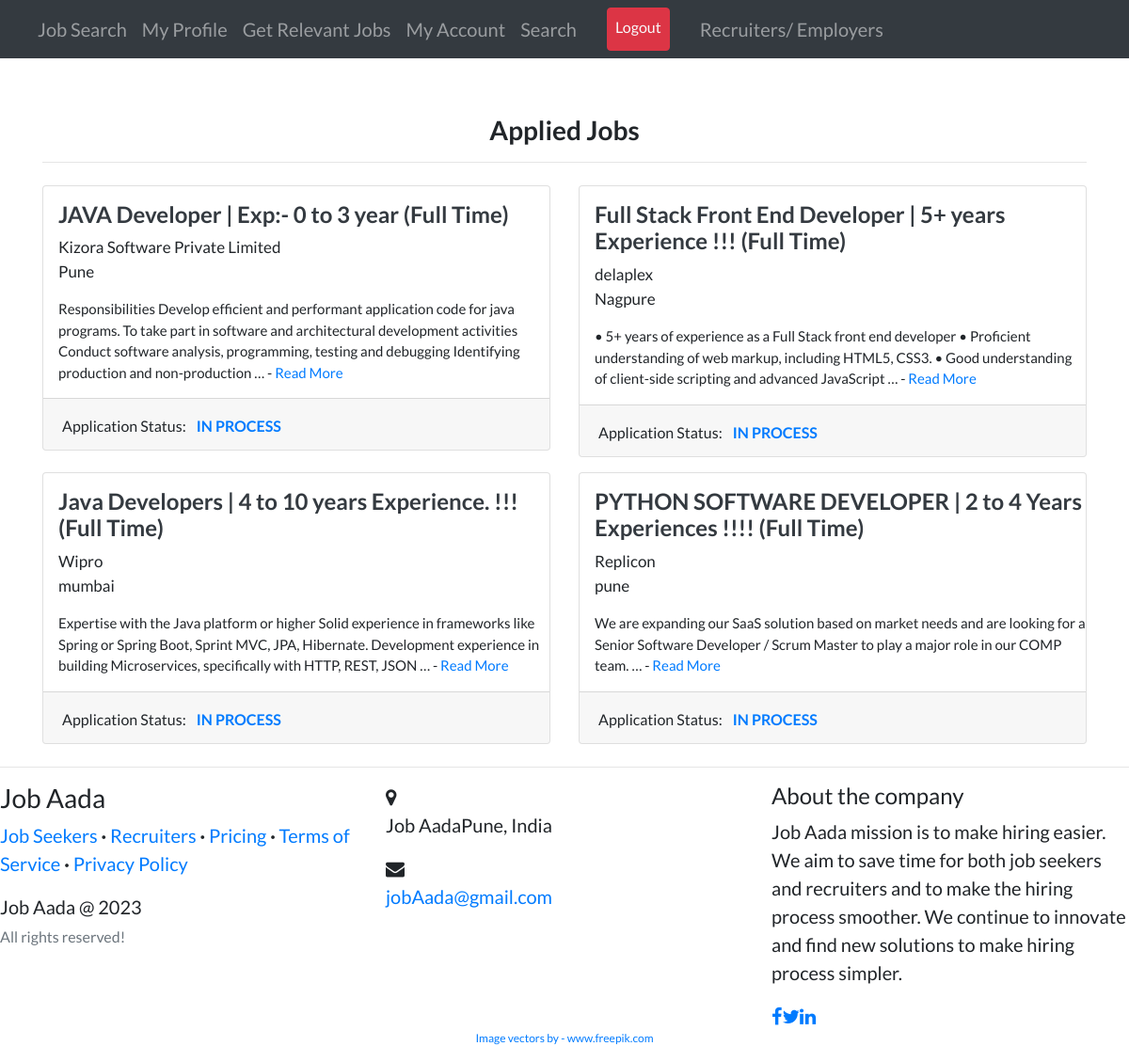
Screenshot of /candidates/applied_job_list/ (signed in) with the database file from the repository.
### candidates/models.py (models this page shows, shortened)
class AppliedJobs(models.Model):
    job = models.ForeignKey(
        Job, related_name='applied_job', on_delete=models.CASCADE)
    user = models.ForeignKey(
        User, related_name='applied_user', on_delete=models.CASCADE)
    date_posted = models.DateTimeField(default=timezone.now)

### recruiter/models.py (models this page shows, shortened)
class Job(models.Model):
    recruiter = models.ForeignKey(
        User, related_name='jobs', on_delete=models.CASCADE)
    title = models.CharField(max_length=255)
    company = models.CharField(max_length=200)
    location = models.CharField(max_length=255)
    description = models.TextField()
    skills_req = models.CharField(max_length=200)
    job_type = models.CharField(
        max_length=30, choices=CHOICES, default='Full Time', null=True)
    link = models.URLField(null=True, blank=True)
    slug = AutoSlugField(populate_from='title', unique=True, null=True)
    date_posted = models.DateTimeField(default=timezone.now)

### candidates/views.py (the view)
# urls.py: path('applied_job_list/', applied_jobs, name='applied-jobs'),
@login_required
def applied_jobs(request):
    jobs = AppliedJobs.objects.filter(
        user=request.user).order_by('-date_posted')
    statuses = []
    for job in jobs:
        if Selected.objects.filter(job=job.job).filter(applicant=request.user).exists():
            statuses.append(0)
        elif Applicants.objects.filter(job=job.job).filter(applicant=request.user).exists():
            statuses.append(1)
        else:
            statuses.append(2)
    zipped = zip(jobs, statuses)
    return render(request, 'candidates/applied_jobs.html', {'zipped': zipped, 'candidate_navbar': 1})

### candidates/templates/candidates/applied_jobs.html
{% extends "base.html" %} {% load static %} {% block content %}
<br /><br />
<div>
  <h3 class="text-center"><b>Applied Jobs</b></h3>
  <hr my-2 />
  <div class="row">
    {% for job, status in zipped %}
    <div class="col-md-6">
      <div class="card card-signin my-2">
        <span class="ml-3 mt-3">
          <a href="{% url 'candidates:job_details' job.job.pk %}"
            ><h4 class="text-dark">
              <b>{{job.job.title}} ({{job.job.job_type}})</b>
            </h4></a
          >
          <p style="font-size: 17px">
            {{job.job.company}}<br />{{job.job.location}}
          </p>
          <p style="font-size: 15px">
            {{job.job.description|truncatewords:30}} -
            <a href="{% url 'candidates:job_details' job.job.pk %}">Read More</a>
          </p>
        </span>
        <div class="card-footer">
          {% if status == 0 %}
          <span style="font-size: 16px"
            >Application Status:
            <b class="text-success text-uppercase ml-2">Selected</b></span
          >
          {% elif status == 1%}
          <span style="font-size: 16px"
            >Application Status:
            <b class="text-primary text-uppercase ml-2">In Process</b></span
          >
          {% else %}
          <span style="font-size: 16px"
            >Application Status:
            <b class="text-danger text-uppercase ml-2">Rejected</b></span
          >
          {% endif %}
        </div>
      </div>
    </div>
    {% endfor %}
  </div>
</div>
{% endblock content %}

### templates/base.html (style rules this page uses)
body { font-family: "Lato"; font-size: 20px; }

### rows the page displays
AppliedJobs: job "JAVA Developer | Exp:- 0 to 3 year", job.job_type "Full Time", job.company "Kizora Software Private Limited", job.location "Pune", job.description "Responsibilities Develop efficient and performant application code for java programs. To take part in software and architectural development activities Conduct software analysis, programming, testing and debugging Identifying production and non-production …"
AppliedJobs: job "Full Stack Front End Developer | 5+ years Experience !!!", job.job_type "Full Time", job.company "delaplex", job.location "Nagpure", job.description "• 5+ years of experience as a Full Stack front end developer • Proficient understanding of web markup, including HTML5, CSS3. • Good understanding of client-side scripting and advanced JavaScript …"
AppliedJobs: job "Java Developers | 4 to 10 years Experience. !!!", job.job_type "Full Time", job.company "Wipro", job.location "mumbai", job.description "Expertise with the Java platform or higher Solid experience in frameworks like Spring or Spring Boot, Sprint MVC, JPA, Hibernate. Development experience in building Microservices, specifically with HTTP, REST, JSON …"
AppliedJobs: job "PYTHON SOFTWARE DEVELOPER | 2 to 4 Years Experiences !!!!", job.job_type "Full Time", job.company "Replicon", job.location "pune", job.description "We are expanding our SaaS solution based on market needs and are looking for a Senior Software Developer / Scrum Master to play a major role in our COMP team. …"
